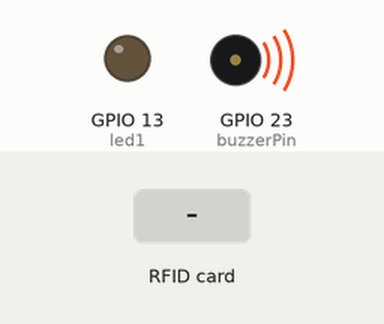
Recording of a program running on a simulated Raspberry Pi (BCM pin numbers). On the bench: output pins drawn as LEDs (lit = HIGH), buzzer (waves = sounding, pin HIGH). The inputs (shaded band) are chosen by the test bench. No MQTT or app messages arrive unless stated; what the program prints to the terminal is not drawn.

Above: at 1.4 s.
1.5 s: RFID card 5E 7A 19 C4 held to the reader
At 2.09 s:
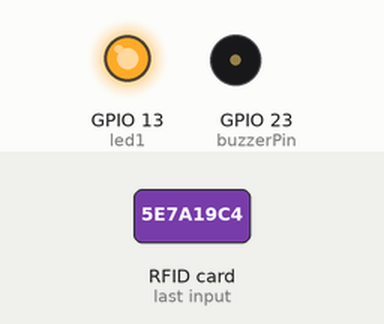
Timing chart, 0 to 4.5 s (numbered marks = the images above; inputs shaded):
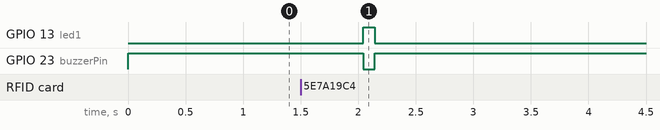

Measured:
- after the input at 1.5 s, GPIO 13 (led1): LOW → HIGH after 0.54 s, → LOW 0.10 s later; GPIO 23 (buzzerPin): HIGH → LOW after 0.54 s, → HIGH 0.10 s later

The program:

rfid_mqtt.py
```python
import RPi.GPIO as GPIO
import time
import paho.mqtt.publish as publish
import sys
from mfrc522 import MFRC522
import json

# GPIO setup
GPIO.setmode(GPIO.BCM)
GPIO.setwarnings(False)

led1, buzzerPin = 13, 23
GPIO.setup(led1, GPIO.OUT)
GPIO.setup(buzzerPin, GPIO.OUT)
GPIO.output(buzzerPin, 1)

# MQTT Configuration
MQTT_BROKER = "127.0.0.1"
MQTT_TOPIC = "rfid/cards"

# Initialize RFID reader
reader = MFRC522()

# Test MQTT connection
try:
    publish.single(MQTT_TOPIC, "Test connection", hostname=MQTT_BROKER)
    print("MQTT Connected")
except Exception as e:
    print(f"MQTT Error: {e}")
    sys.exit(1)

print("Waiting for cards...")
current_card = None
no_card_count = 0
CARD_HOLD_THRESHOLD = 3  # Must detect the card this many times before registering it
hold_count = 0

try:
    while True:
        (status, TagType) = reader.MFRC522_Request(reader.PICC_REQIDL)

        if status != reader.MI_OK:
            no_card_count += 1
            if no_card_count >= CARD_HOLD_THRESHOLD:
                current_card = None
                no_card_count = 0
                hold_count = 0  # Reset hold count
            time.sleep(0.1)
            continue

        no_card_count = 0
        (status, uid) = reader.MFRC522_Anticoll()
        if status != reader.MI_OK:
            continue

        card_id = '-'.join([str(x) for x in uid])

        if current_card != card_id:
            hold_count += 1
            if hold_count < CARD_HOLD_THRESHOLD:
                time.sleep(0.1)
                continue  # Wait for the card to be held long enough

            current_card = card_id
            GPIO.output(led1, GPIO.HIGH)
            GPIO.output(buzzerPin, 0)
            time.sleep(0.1)
            GPIO.output(buzzerPin, 1)
            GPIO.output(led1, GPIO.LOW)

            try:
                publish.single(MQTT_TOPIC, json.dumps({"card_id": f"card_id"}), hostname=MQTT_BROKER)
                print(f"Read card: {card_id}")
            except Exception as e:
                print(f"MQTT Error: {e}")

        reader.MFRC522_StopCrypto1()
        time.sleep(0.1)

except KeyboardInterrupt:
    print("\nStopping...")
except Exception as e:
    print(f"Error: {e}")
finally:
    GPIO.cleanup()
```
